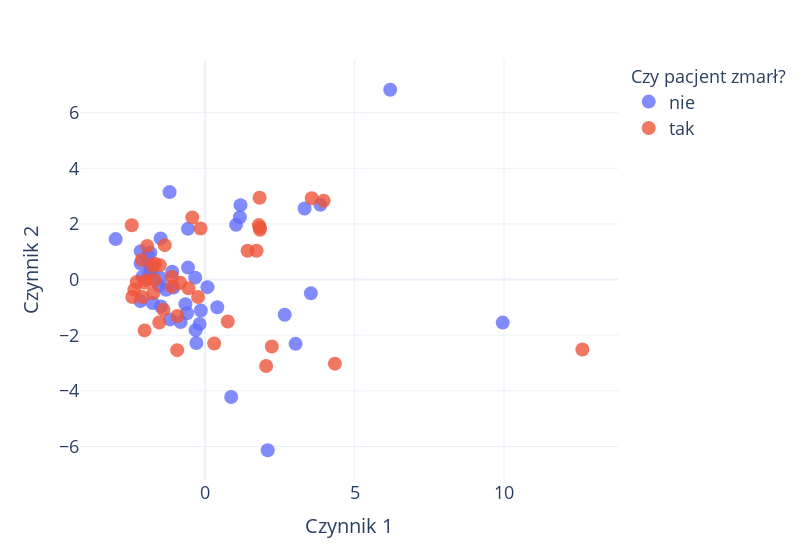

Notebook code cell kept with this figure:
### Code cell
merged_data['ZGON'] = merged_data['ZGON'].astype(str)

merged_data['Czy pacjent zmarł?'] = merged_data['ZGON'].map({'1.0': 'tak', '0.0': 'nie'})

fig = px.scatter(merged_data, x='Czynnik 1', y='Czynnik 2', color='Czy pacjent zmarł?', width=800, opacity=0.8) #text="PACJENT_NR")
fig.update_traces(textposition='top center', showlegend=True, marker_size=14) 

fig.update_layout(
    xaxis=dict(
        tickfont=dict(size=18),
        title_font=dict(size=20),
    ),
    yaxis=dict(
        tickfont=dict(size=18),
        title_font=dict(size=20)
    )
)
fig.update_layout(legend = dict(font = dict( size = 18)),
                  legend_title = dict(font = dict(size = 18)))
fig.update_layout(template="plotly_white")
fig.show()
fig.write_image("../images/"+"pca_miernik"+ ".png", width=1000, height=600, scale=4, format="png")

### Figure 1 — Plotly figure (JSON) as saved in the notebook; plotly's stock layout.template omitted (floating-point values rounded to 4 significant figures)
{"data": [{"hovertemplate": "Czy pacjent zmarł?=nie<br>Czynnik 1=%{x}<br>Czynnik 2=%{y}<extra></extra>", "legendgroup": "nie", "marker": {"color": "#636efa", "opacity": 0.8, "size": 14, "symbol": "circle"}, "mode": "markers", "name": "nie", "orientation": "v", "showlegend": true, "textposition": "top center", "type": "scatter", "x": [-0.3191, 0.4053, 2.092, 3.854, -0.3338, -1.843, -0.6088, -1.478, 1.183, -1.915, -1.49, 6.19, -1.835, -0.5767, -2.157, -1.491, -2.157, 9.955, -0.2939, -0.1458, -1.859, -1.178, -0.6604, 1.034, 1.162, -2.096, 3.327, 0.07693, -0.819, 0.8704, 2.661, -1.102, -1.306, -0.5734, -1.191, 3.536, -0.187, -2.995, 3.025, -1.543, -2.167, -1.059, -1.793, -1.757, null, null, null, null, null, null, null, null], "xaxis": "x", "y": [-1.818, -0.9943, -6.135, 2.687, 0.06843, 0.4197, -1.212, -0.9659, 2.674, 0.8482, 0.05713, 6.822, 0.9607, 1.822, 0.5756, 1.478, 1.02, -1.548, -2.279, -1.11, 0.2388, -1.433, -0.8845, 1.966, 2.241, 0.1045, 2.553, -0.2729, -1.527, -4.219, -1.265, 0.2785, -0.3659, 0.4292, 3.144, -0.4965, -1.599, 1.455, -2.311, -0.2182, -0.771, -0.2903, 0.3033, -0.8422, null, null, null, null, null, null, null, null], "yaxis": "y"}, {"hovertemplate": "Czy pacjent zmarł?=tak<br>Czynnik 1=%{x}<br>Czynnik 2=%{y}<extra></extra>", "legendgroup": "tak", "marker": {"color": "#EF553B", "opacity": 0.8, "size": 14, "symbol": "circle"}, "mode": "markers", "name": "tak", "orientation": "v", "showlegend": true, "textposition": "top center", "type": "scatter", "x": [-1.353, 3.964, -1.735, 0.3008, 1.83, -2.371, 2.229, -0.4298, 1.796, -1.943, 4.34, 12.62, -0.8314, 2.039, 0.7555, -1.938, -0.9268, -0.1548, -2.438, 1.833, 1.719, -1.396, -2.291, -1.69, -2.117, 3.566, -1.536, -1.113, -1.111, -1.521, -0.2376, -2.457, -1.765, -2.024, -1.677, -0.9375, 1.82, -0.5573, 1.419, -2.095, -2.027, null, null, null, null, null, null, null, null, null, null, null, null, null, null], "xaxis": "x", "y": [1.237, 2.832, -0.481, -2.297, 1.862, -0.3608, -2.409, 2.228, 1.957, -0.01456, -3.022, -2.512, -0.1195, -3.108, -1.509, 1.207, -1.308, 1.836, -0.6255, 1.788, 1.034, -1.088, -0.08917, -0.01558, 0.7111, 2.924, -1.542, -0.2526, 0.0955, 0.5165, -0.6271, 1.951, 0.4908, -0.1057, 0.569, -2.537, 2.938, -0.3166, 1.036, -0.6308, -1.827, null, null, null, null, null, null, null, null, null, null, null, null, null, null], "yaxis": "y"}], "layout": {"legend": {"font": {"size": 18}, "title": {"font": {"size": 18}, "text": "Czy pacjent zmarł?"}, "tracegroupgap": 0}, "margin": {"t": 60}, "width": 800, "xaxis": {"anchor": "y", "domain": [0, 1], "tickfont": {"size": 18}, "title": {"font": {"size": 20}, "text": "Czynnik 1"}}, "yaxis": {"anchor": "x", "domain": [0, 1], "tickfont": {"size": 18}, "title": {"font": {"size": 20}, "text": "Czynnik 2"}}}}
